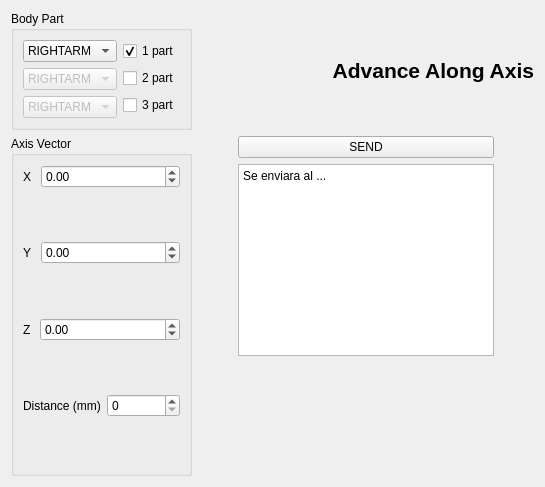
       <widget class="QWidget" name="Pagina_MoveAlongAxis">
        <attribute name="title">
         <string>Move Along Axis</string>
        </attribute>
        <layout class="QGridLayout" name="gridLayout_6">
         <item row="0" column="1">
          <widget class="QLabel" name="label26">
           <property name="font">
            <font>
             <pointsize>16</pointsize>
             <weight>75</weight>
             <bold>true</bold>
             <underline>false</underline>
            </font>
           </property>
           <property name="text">
            <string>Advance Along Axis</string>
           </property>
           <property name="alignment">
            <set>Qt::AlignRight|Qt::AlignTrailing|Qt::AlignVCenter</set>
           </property>
          </widget>
         </item>
         <item row="0" column="0">
          <widget class="QGroupBox" name="groupBox_5">
           <property name="title">
            <string>Body Part</string>
           </property>
           <layout class="QVBoxLayout" name="verticalLayout_9">
            <item>
             <layout class="QVBoxLayout" name="MoveAlongAxis_Layout1">
              <item>
               <layout class="QHBoxLayout" name="MoveAlongAxis_Layout2">
                <item>
                 <layout class="QVBoxLayout" name="MoveAlongAxis_Layout4">
                  <item>
                   <widget class="QComboBox" name="partBox1_AlongAxis">
                    <item>
                     <property name="text">
                      <string>RIGHTARM</string>
                     </property>
                    </item>
                    <item>
                     <property name="text">
                      <string>LEFTARM</string>
                     </property>
                    </item>
                    <item>
                     <property name="text">
                      <string>HEAD</string>
                     </property>
                    </item>
                   </widget>
                  </item>
                  <item>
                   <widget class="QComboBox" name="partBox2_AlongAxis">
                    <property name="enabled">
                     <bool>false</bool>
                    </property>
                    <item>
                     <property name="text">
                      <string>RIGHTARM</string>
                     </property>
                    </item>
                    <item>
                     <property name="text">
                      <string>LEFTARM</string>
                     </property>
                    </item>
                    <item>
                     <property name="text">
                      <string>HEAD</string>
                     </property>
                    </item>
                   </widget>
                  </item>
                  <item>
                   <widget class="QComboBox" name="partBox3_AlongAxis">
                    <property name="enabled">
                     <bool>false</bool>
                    </property>
                    <item>
                     <property name="text">
                      <string>RIGHTARM</string>
                     </property>
                    </item>
                    <item>
                     <property name="text">
                      <string>LEFTARM</string>
                     </property>
                    </item>
                    <item>
                     <property name="text">
                      <string>HEAD</string>
                     </property>
                    </item>
                   </widget>
                  </item>
                 </layout>
                </item>
                <item>
                 <layout class="QVBoxLayout" name="MoveAlongAxis_Layout3">
                  <item>
                   <widget class="QCheckBox" name="Part1_AlongAxis">
                    <property name="text">
                     <string>1 part</string>
                    </property>
                    <property name="checked">
                     <bool>true</bool>
                    </property>
                   </widget>
                  </item>
                  <item>
                   <widget class="QCheckBox" name="Part2_AlongAxis">
                    <property name="text">
                     <string>2 part</string>
                    </property>
                    <property name="checked">
                     <bool>false</bool>
                    </property>
                   </widget>
                  </item>
                  <item>
                   <widget class="QCheckBox" name="Part3_AlongAxis">
                    <property name="text">
                     <string>3 part</string>
                    </property>
                    <property name="checked">
                     <bool>false</bool>
                    </property>
                   </widget>
                  </item>
                 </layout>
                </item>
               </layout>
              </item>
             </layout>
            </item>
           </layout>
          </widget>
         </item>
         <item row="2" column="0">
          <widget class="QGroupBox" name="groupBox_6">
           <property name="title">
            <string>Axis Vector</string>
           </property>
           <layout class="QVBoxLayout" name="verticalLayout_8">
            <item>
             <layout class="QVBoxLayout" name="MoveAlongAxis_Layout5">
              <item>
               <layout class="QFormLayout" name="MoveAlongAxis_Layout7">
                <property name="fieldGrowthPolicy">
                 <enum>QFormLayout::AllNonFixedFieldsGrow</enum>
                </property>
                <item row="0" column="0">
                 <widget class="QLabel" name="label29">
                  <property name="text">
                   <string>X </string>
                  </property>
                 </widget>
                </item>
                <item row="0" column="1">
                 <widget class="QDoubleSpinBox" name="TipAxis_X2">
                  <property name="minimum">
                   <double>-1.000000000000000</double>
                  </property>
                  <property name="maximum">
                   <double>1.000000000000000</double>
                  </property>
                 </widget>
                </item>
               </layout>
              </item>
              <item>
               <layout class="QFormLayout" name="MoveAlongAxis_Layout8">
                <item row="0" column="0">
                 <widget class="QLabel" name="label30">
                  <property name="text">
                   <string>Y </string>
                  </property>
                 </widget>
                </item>
                <item row="0" column="1">
                 <widget class="QDoubleSpinBox" name="TipAxis_Y2">
                  <property name="minimum">
                   <double>-1.000000000000000</double>
                  </property>
                  <property name="maximum">
                   <double>1.000000000000000</double>
                  </property>
                 </widget>
                </item>
               </layout>
              </item>
              <item>
               <layout class="QFormLayout" name="MoveAlongAxis_Layout6">
                <item row="0" column="0">
                 <widget class="QLabel" name="label28">
                  <property name="text">
                   <string>Z </string>
                  </property>
                 </widget>
                </item>
                <item row="0" column="1">
                 <widget class="QDoubleSpinBox" name="TipAxis_Z2">
                  <property name="minimum">
                   <double>-1.000000000000000</double>
                  </property>
                  <property name="maximum">
                   <double>1.000000000000000</double>
                  </property>
                 </widget>
                </item>
               </layout>
              </item>
              <item>
               <layout class="QFormLayout" name="MoveAlongAxis_Layout9">
                <item row="0" column="0">
                 <widget class="QLabel" name="label31">
                  <property name="text">
                   <string>Distance (mm)</string>
                  </property>
                 </widget>
                </item>
                <item row="0" column="1">
                 <widget class="QSpinBox" name="distanceSpinBox">
                  <property name="maximum">
                   <number>3000</number>
                  </property>
                 </widget>
                </item>
               </layout>
              </item>
             </layout>
            </item>
           </layout>
          </widget>
         </item>
         <item row="2" column="1">
          <layout class="QHBoxLayout" name="horizontalLayout_19">
           <item>
            <layout class="QHBoxLayout" name="horizontalLayout_20">
             <property name="sizeConstraint">
              <enum>QLayout::SetFixedSize</enum>
             </property>
             <item>
              <layout class="QHBoxLayout" name="horizontalLayout_21">
               <item>
                <spacer name="horizontalSpacer_14">
                 <property name="orientation">
                  <enum>Qt::Horizontal</enum>
                 </property>
                 <property name="sizeHint" stdset="0">
                  <size>
                   <width>40</width>
                   <height>20</height>
                  </size>
                 </property>
                </spacer>
               </item>
               <item>
                <layout class="QVBoxLayout" name="verticalLayout_54">
                 <item>
                  <widget class="QPushButton" name="sendButton3">
                   <property name="text">
                    <string>SEND</string>
                   </property>
                  </widget>
                 </item>
                 <item>
                  <widget class="QPlainTextEdit" name="aDonde3">
                   <property name="plainText">
                    <string>Se enviara al ...</string>
                   </property>
                  </widget>
                 </item>
                 <item>
                  <spacer name="verticalSpacer_24">
                   <property name="orientation">
                    <enum>Qt::Vertical</enum>
                   </property>
                   <property name="sizeHint" stdset="0">
                    <size>
                     <width>20</width>
                     <height>40</height>
                    </size>
                   </property>
                  </spacer>
                 </item>
                 <item>
                  <spacer name="verticalSpacer_22">
                   <property name="orientation">
                    <enum>Qt::Vertical</enum>
                   </property>
                   <property name="sizeHint" stdset="0">
                    <size>
                     <width>20</width>
                     <height>40</height>
                    </size>
                   </property>
                  </spacer>
                 </item>
                 <item>
                  <spacer name="verticalSpacer_23">
                   <property name="orientation">
                    <enum>Qt::Vertical</enum>
                   </property>
                   <property name="sizeHint" stdset="0">
                    <size>
                     <width>20</width>
                     <height>40</height>
                    </size>
                   </property>
                  </spacer>
                 </item>
                </layout>
               </item>
              </layout>
             </item>
            </layout>
           </item>
           <item>
            <spacer name="horizontalSpacer_17">
             <property name="orientation">
              <enum>Qt::Horizontal</enum>
             </property>
             <property name="sizeHint" stdset="0">
              <size>
               <width>40</width>
               <height>20</height>
              </size>
             </property>
            </spacer>
           </item>
           <item>
            <layout class="QVBoxLayout" name="verticalLayout_55"/>
           </item>
          </layout>
         </item>
        </layout>
       </widget>
